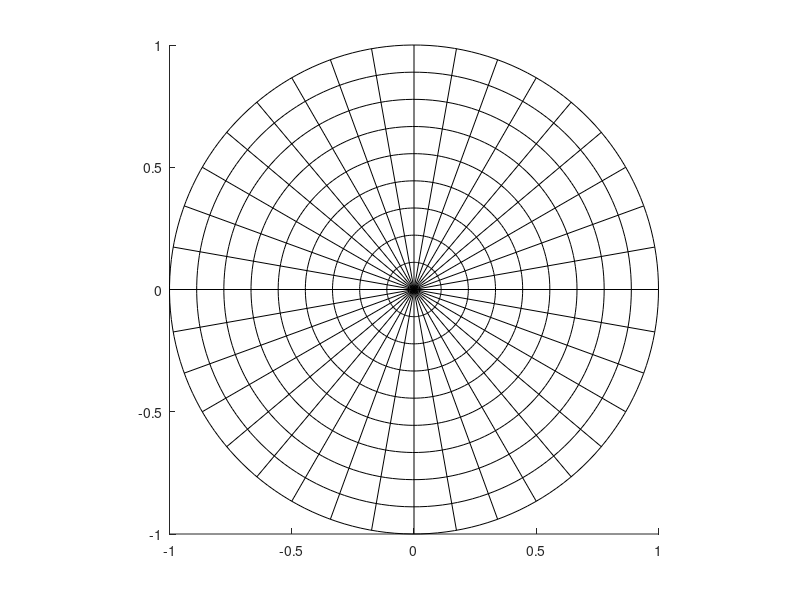

MATLAB code for this plot:
%
% polargrid.m
%
% Copyright (C) 2011 Bruno B
%

function polargrid

	ax = axis();
	rmax = max(abs(ax(1:4)));
	grid off


	hold on
	% on trace les 36 droites : tous les 10 degrés
	for angle = linspace(0,2*pi,37)
		polar([angle angle],[0 rmax],'k')
	end

	% on trace les 9 cercles
	un = ones(1,180);
	t = linspace(0,2*pi,180);
	for rayon=linspace(rmax/9,rmax,9)
		polar(t,rayon*un,'k')
	end

	hold off
	axis('square')

end


